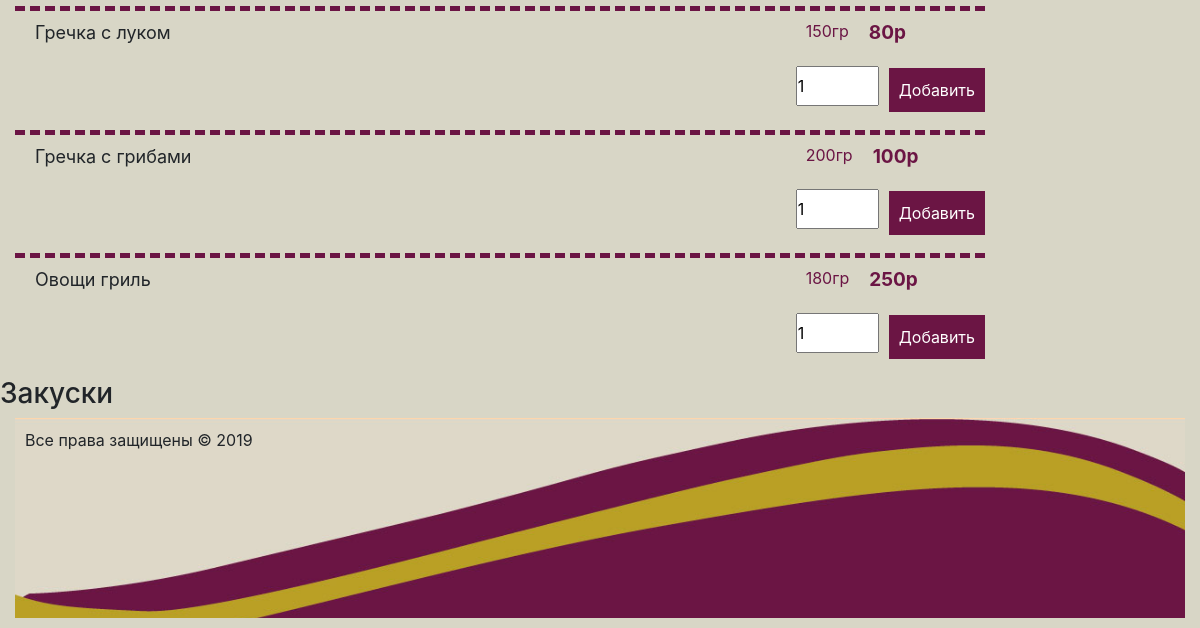
The app's page /?page=Side_dishes_snacks_and_sauces (lower part), older data.
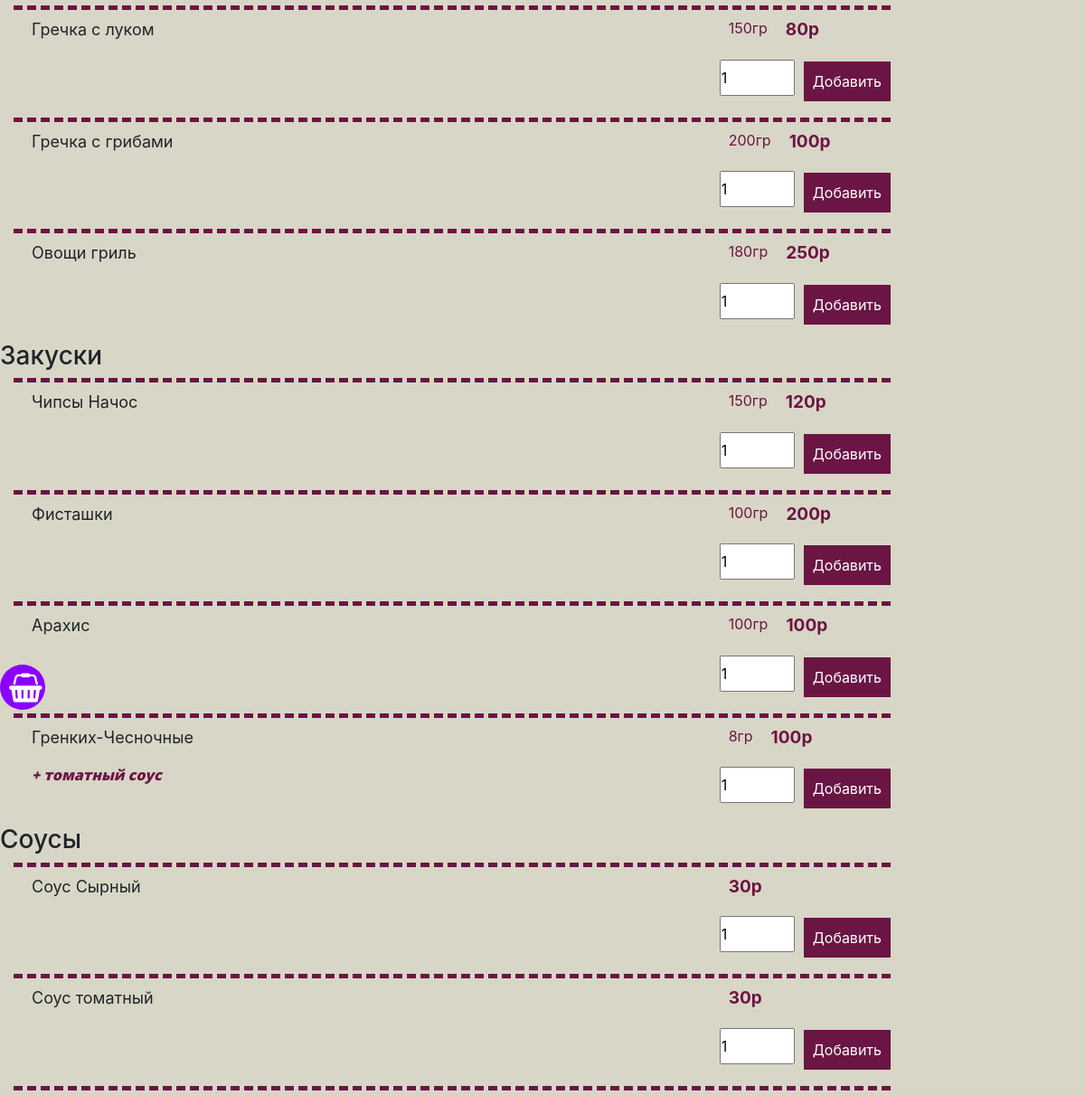
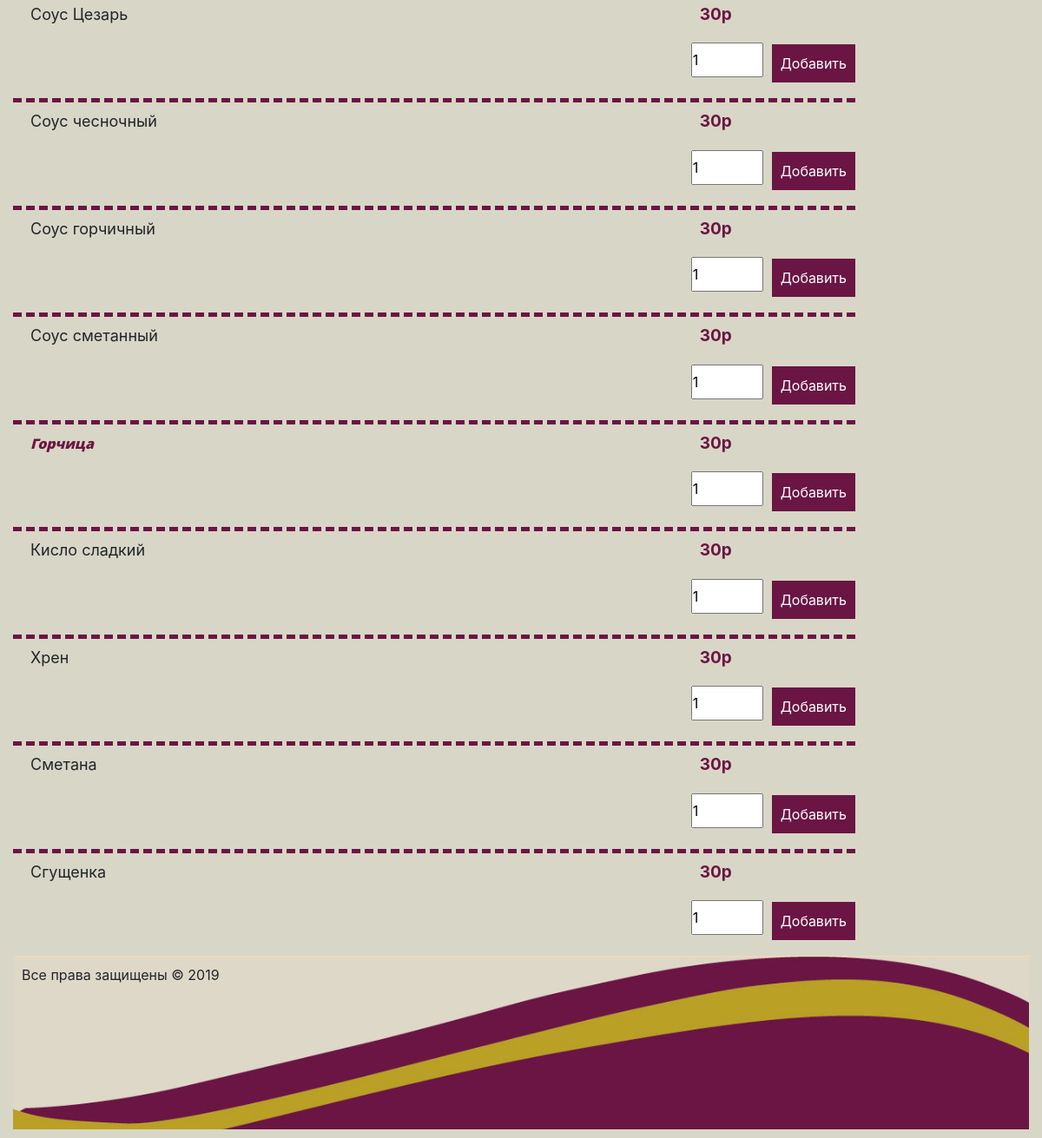
The same page, newer data (2 pictures, top to bottom).
### tables this page shows
CREATE TABLE `products` (
  `id` int(11) NOT NULL,
  `header` varchar(255) DEFAULT NULL,
  `description` text,
  `price` float DEFAULT NULL,
  `weight` float DEFAULT NULL,
  `img` text,
  `categories` int(11) NOT NULL,
  `head` text,
  `price2` float DEFAULT NULL,
  `weight2` float DEFAULT NULL
);

### index.php (called while the page is built, shortened)
<?php
require 'functions/db.php';
require 'functions/functions.php';
connections();

### functions/functions.php (the view, shortened to what this page needs)
<?php
function connections()
{
    $file = '';
    if (empty($_GET['page'])) {
        $file = 'main';
    } else {
        $file = $_GET['page'];
    }
    include 'tempate/header.php';
    if (file_exists('food/' . $file . '.php')) {
        include 'food/' . $file . '.php';
    } elseif (file_exists('users/' . $file . '.php')) {
        if (isset($_COOKIE['user'])) {
            include 'users/' . $file . '.php';
        }else{
            include 'upmenu/404.php';
        }
    } else {
        include 'upmenu/' . $file . '.php';
    }
    include 'tempate/footer.php';
}
function do_query($query)
{
    global $mysqli;
    $result = mysqli_query($mysqli, $query);
    return $result;
}
function get_product()
{
    $product = do_query("SELECT * FROM `products` JOIN `menu` WHERE products.categories = menu.id");
    $out = '<div class="row">';
    foreach ($product as $item) {
        if (isset($item['img'])) {
            $img = '<div class="col-lg-2 col-md-2 col-sm-2 col-xs-12"><img src="photo/pizza/' . $item['img'] . '" class="img elements"></div>';
        } else {
            $img = '';
        }
        if (isset($item['weight'])) {
            $weight = ' <p class="weight">' . $item['weight'] . 'гр </p>';
        } else {
            $weight = '';
        }
        if (isset($item['description'])) {
            $description = $item['description'];
        } else {
            $description = '';
        }
        if (isset($item['head'])) {
            $head = '<p class="h3">' . $item['head'] . '</p>';
        } else {
            $head = '';
        }
        if (isset($item['header'])) {
            $header = '    <div class="elements">
                                    <p class="elements">' . $item['header'] . '</p>
                                </div>';
        } else {
            $header = '';
        }
        if (isset($item['price'])) {
            $price = '<p class="price">' . $item['price'] . 'p</p>';
        } else {
            $price = '';
        }
        if (isset($item['price2'])) {
            $price2 = '<p class="price">' . $item['price2'] . 'p</p>';
        } else {
            $price2 = '';
        }
        if (isset($item['img']) or isset($item['weight']) or isset($item['description']) or isset($item['header']) or isset($item['price']) or isset($item['price2'])) {
            $col = ' <div class="col-lg-10 col-md-10 col-sm-10 col-xs-12">             <div class="block_content">
                        <div class="row">
                            <div class="col-lg-6 col-md-6 col-sm-6 col-xs-6">
                                ' . $header . '
                                <div class="elements">
                                    <p class="text_content">' . $description . '</p>
                                </div>
                            </div>
                            <div class="col-lg-6 col-md-6 col-sm-6 col-xs-6">
                                <div class="pull-right">
                                    <div class="elements">
                                        <div class="block_weight_price">
                                            ' . $weight . $price . $price2 . '
                                        </div>
                                    </div>
                                    <div class="elements">
                                    <form action="">
                                    <input type="number" value="1" class="number">
                                    <button type="submit" name="submit">добавить</button>
</form>
                                    </div>
                                </div>
                            </div>
                        </div>
                        </div>
                </div>';
        } else {
            $col = '';
        }
        if ($item['catg'] == $_GET['page']) {
            $out .= '<div class="col-lg-12 col-md-12 col-sm-12 col-xs-12">
                    <div class="row">
                ' . $img . $head . $col . '
            </div>
         </div>';
        }
    }
    $out .= '</dov>';
    return $out;
}

### tempate/header.php (shortened to what this page needs)
<!doctype html>
<html lang="ru">
<head>
    <link rel="stylesheet" href="https://stackpath.bootstrapcdn.com/bootstrap/4.3.1/css/bootstrap.min.css">
    <link rel="stylesheet" href="css/style.css?t=<?php echo(microtime(true) . rand()); ?>">
    <link rel="stylesheet" href="icons/css/font-awesome.min.css">
</head>
<body>
<div class="container-fluid">
    <form action="" method="post">
        <button type="submit" name="basket" class="basket"><i class="fa fa-shopping-basket fa-2x"></i></button>
    </form>
    <description>
        <div class="content">

### food/Side_dishes_snacks_and_sauces.php (shortened to what this page needs)
<?php echo get_product();

### tempate/footer.php (shortened to what this page needs)
</div>
</description>
<description>
<div class="cellar">
    <div class="cellar-img">
        <p>Все права защищены &copy; <?php echo date('Y')?></p>
    </div>
</description>
</div>
</body>
</html>

### css/style.css (style rules this page uses)
* { margin: 0; padding: 0; }
body { width: 100%; }
div, ul { box-sizing: border-box; }
div:after, ul:after, div:before, ul:before { content: ''; display: block; clear: both; }
button, .button { padding: 10px; background: #6B1544; color: #ffffff; margin: 10px auto; display: block; border: none; text-transform: capitalize; }
.fa-bars, .fa-shopping-basket { color: #ffffff; }
.basket { z-index: 18; position: fixed; left: 0; background: #8b00ff; top: 50%; border-radius: 100%; width: 50px; height: 50px; }
.container-fluid { padding: 0; }
.content { background: #D8D6C6; width: 100%; padding: 10px 15px; display: table; }
.content .block_content { border-top-style: dashed; border-top-width: thick; border-top-color: #6B1544; padding-left: 20px; display: table; width: 100%; padding-top: 8px; padding-bottom: 8px; }
.content .block_content p.elements:nth-child(odd) { font-size: 18px; }
.content .block_content .text_content { margin: 2px 0; color: #6B1544; font-style: italic; font-family: 'Open Sans', sans-serif; }
.content .block_content .block_weight_price { display: block; max-height: 50px; }
.content .block_content .block_weight_price .weight, .content .block_content .block_weight_price .price { font-size: 17px; color: #6B1544; font-weight: bold; display: block; }
.content .block_content .block_weight_price .weight { font-size: 16px; font-weight: normal; display: block; margin: 0 10px 10px; float: left; }
.content .block_content .block_weight_price .price { float: left; display: block; margin: 0 10px 10px; font-size: 19px; }
.content .number { width: 83px; }
.content .weight { font-size: 16px; font-weight: normal; display: block; margin: 0 10px 10px; color: #6B1544; float: left; }
.cellar { width: 100%; }
.cellar-img { background: url(../photo/cellar.jpg) 0 0 / cover no-repeat; height: 200px; padding: 10px; }
@media screen and (min-width: 1024px) { .number { float: left; height: 40px; margin-top: 8px; margin-right: 10px; } }
@media screen and (min-width: 1024px) { button { float: left; } }

Row changes from the older to the newer data that the page shows:
added products: header "Чипсы Начос", weight "150", price "120"
added products: header "Фисташки", weight "100", price "200"
added products: header "Арахис", weight "100", price "100"
added products: header "Гренких-Чесночные", description "+ томатный соус", weight "8", price "100"
added products: head "Соусы"
added products: header "Соус Сырный", price "30"
added products: header "Соус томатный", price "30"
added products: header "Соус Цезарь", price "30"
added products: header "Соус чесночный", price "30"
added products: header "Соус горчичный", price "30"
added products: header "Соус сметанный", price "30"
added products: description "Горчица", price "30"
added products: header "Кисло сладкий", price "30"
added products: header "Хрен", price "30"
added products: header "Сметана", price "30"
added products: header "Сгущенка", price "30"
